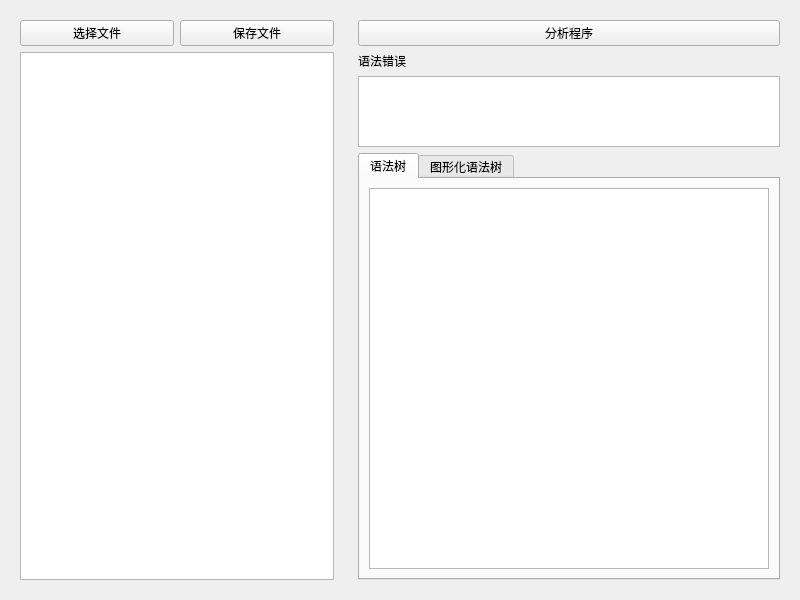
<?xml version="1.0" encoding="UTF-8"?>
<ui version="4.0">
 <class>Dialog</class>
 <widget class="QDialog" name="Dialog">
  <property name="geometry">
   <rect>
    <x>0</x>
    <y>0</y>
    <width>800</width>
    <height>600</height>
   </rect>
  </property>
  <property name="windowTitle">
   <string>Tiny扩充语言</string>
  </property>
  <layout class="QVBoxLayout" name="verticalLayout_3">
   <item>
    <layout class="QHBoxLayout" name="horizontalLayout_4">
     <item>
      <widget class="QGroupBox" name="groupBox">
       <property name="styleSheet">
        <string notr="true">QGroupBox{border:0;margin:0;padding:0;}</string>
       </property>
       <property name="title">
        <string/>
       </property>
       <property name="flat">
        <bool>true</bool>
       </property>
       <layout class="QVBoxLayout" name="verticalLayout">
        <item>
         <layout class="QHBoxLayout" name="horizontalLayout_2">
          <item>
           <widget class="QPushButton" name="chooseFile">
            <property name="text">
             <string>选择文件</string>
            </property>
            <property name="autoDefault">
             <bool>false</bool>
            </property>
           </widget>
          </item>
          <item>
           <widget class="QPushButton" name="saveFile">
            <property name="text">
             <string>保存文件</string>
            </property>
            <property name="autoDefault">
             <bool>false</bool>
            </property>
           </widget>
          </item>
         </layout>
        </item>
        <item>
         <widget class="QTextEdit" name="source"/>
        </item>
       </layout>
      </widget>
     </item>
     <item>
      <widget class="QGroupBox" name="groupBox_2">
       <property name="styleSheet">
        <string notr="true">QGroupBox{border:0;margin:0;padding:0;}</string>
       </property>
       <property name="title">
        <string/>
       </property>
       <property name="flat">
        <bool>true</bool>
       </property>
       <layout class="QVBoxLayout" name="verticalLayout_2">
        <item>
         <layout class="QHBoxLayout" name="horizontalLayout_3">
          <item>
           <widget class="QPushButton" name="analyze">
            <property name="text">
             <string>分析程序</string>
            </property>
            <property name="autoDefault">
             <bool>false</bool>
            </property>
           </widget>
          </item>
         </layout>
        </item>
        <item>
         <layout class="QVBoxLayout" name="verticalLayout_4" stretch="0,1,6">
          <item>
           <widget class="QLabel" name="label_2">
            <property name="text">
             <string>语法错误</string>
            </property>
           </widget>
          </item>
          <item>
           <widget class="QTextBrowser" name="error"/>
          </item>
          <item>
           <widget class="QTabWidget" name="tabWidget">
            <property name="currentIndex">
             <number>0</number>
            </property>
            <widget class="QWidget" name="tabTree">
             <attribute name="title">
              <string>语法树</string>
             </attribute>
             <layout class="QVBoxLayout" name="verticalLayout_tree">
              <item>
               <widget class="QTreeWidget" name="result">
                <property name="sizePolicy">
                 <sizepolicy hsizetype="Expanding" vsizetype="Expanding">
                  <horstretch>0</horstretch>
                  <verstretch>0</verstretch>
                 </sizepolicy>
                </property>
                <property name="headerHidden">
                 <bool>true</bool>
                </property>
                <column>
                 <property name="text">
                  <string notr="true">1</string>
                 </property>
                </column>
               </widget>
              </item>
             </layout>
            </widget>
            <widget class="QWidget" name="tabGraph">
             <attribute name="title">
              <string>图形化语法树</string>
             </attribute>
             <layout class="QVBoxLayout" name="verticalLayout_graph" stretch="0,1">
              <item>
               <layout class="QHBoxLayout" name="horizontalLayout_zoom">
                <item>
                 <widget class="QPushButton" name="zoomIn">
                  <property name="text">
                   <string>放大</string>
                  </property>
                 </widget>
                </item>
                <item>
                 <widget class="QPushButton" name="zoomOut">
                  <property name="text">
                   <string>缩小</string>
                  </property>
                 </widget>
                </item>
                <item>
                 <widget class="QPushButton" name="resetView">
                  <property name="text">
                   <string>重置</string>
                  </property>
                 </widget>
                </item>
               </layout>
              </item>
              <item>
               <widget class="QGraphicsView" name="graphResult">
                <property name="sizePolicy">
                 <sizepolicy hsizetype="Expanding" vsizetype="Expanding">
                  <horstretch>0</horstretch>
                  <verstretch>0</verstretch>
                 </sizepolicy>
                </property>
                <property name="minimumSize">
                 <size>
                  <width>400</width>
                  <height>260</height>
                 </size>
                </property>
                <property name="transformationAnchor">
                 <enum>QGraphicsView::ViewportAnchor::AnchorUnderMouse</enum>
                </property>
                <property name="resizeAnchor">
                 <enum>QGraphicsView::ViewportAnchor::AnchorViewCenter</enum>
                </property>
               </widget>
              </item>
             </layout>
            </widget>
           </widget>
          </item>
         </layout>
        </item>
       </layout>
      </widget>
     </item>
    </layout>
   </item>
  </layout>
 </widget>
 <resources/>
 <connections/>
</ui>
